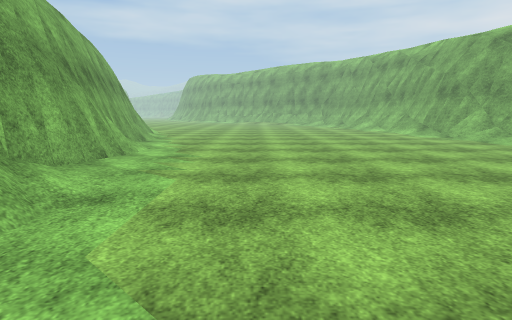
View 1 (above)

20 first-person views from a walk through a Unity game level. The camera is 1.3 m above the floor, tilts 8° down and sees 75° across. The floor is counted in squares, 1 m on a side. Each view is taken from the middle of a square. On the plan, view 1 faces up. The plan holds only what a view shows up to about 14 squares ahead; the rest is blank. The place goes on beyond the plan. Some trees and plants on the terrain are drawn as simple stand-ins. The player character is not drawn. Surface patterns are stand-ins for the level's own textures.

View 2
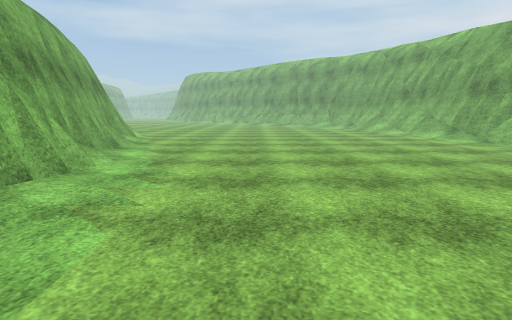

View 3
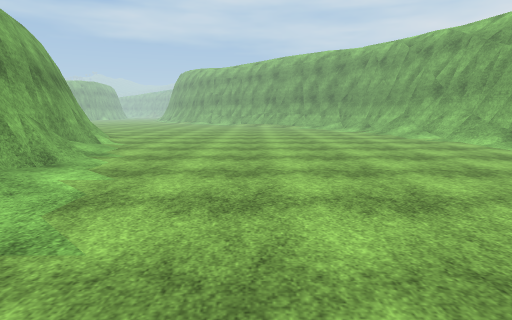

View 4
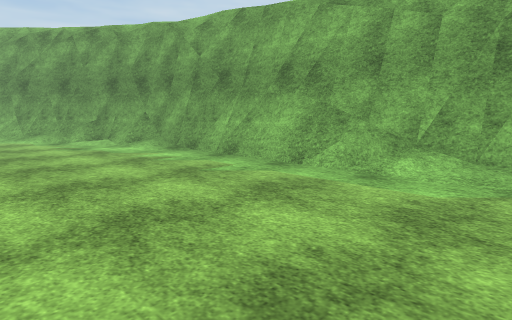

View 5
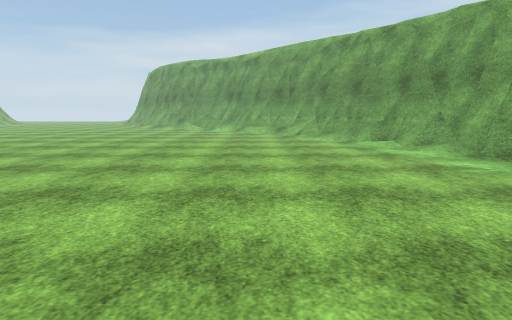

View 6
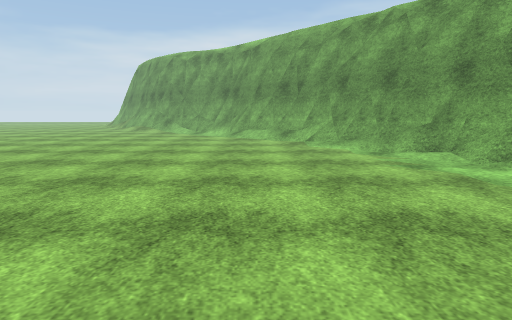

View 7
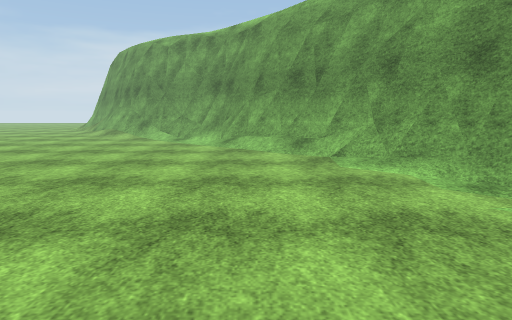

View 8
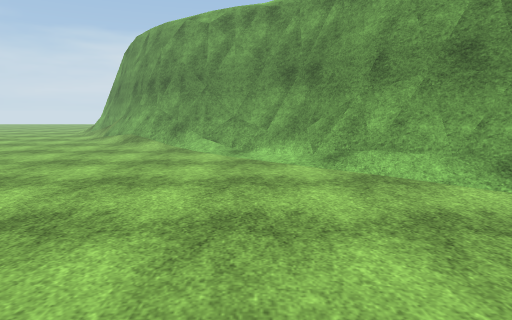

View 9
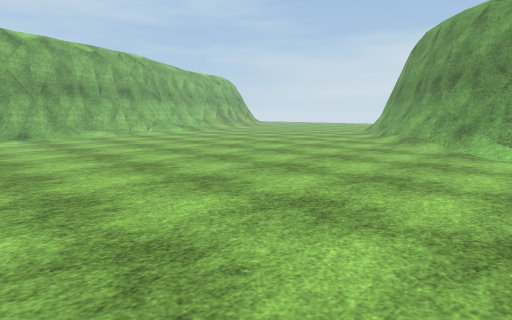

View 10
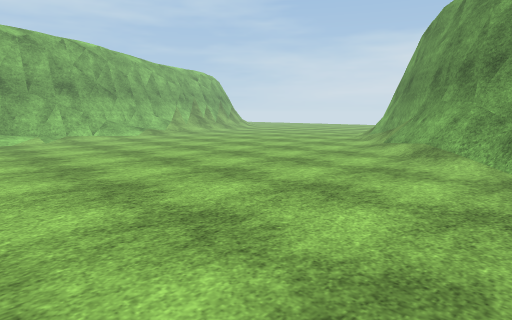

View 11
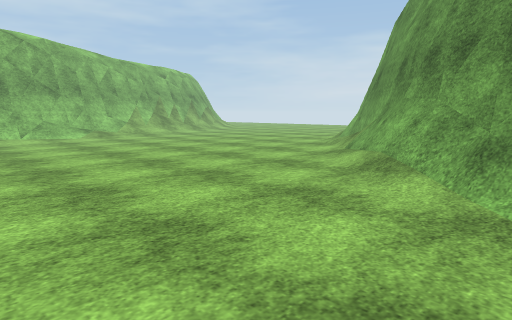

View 12
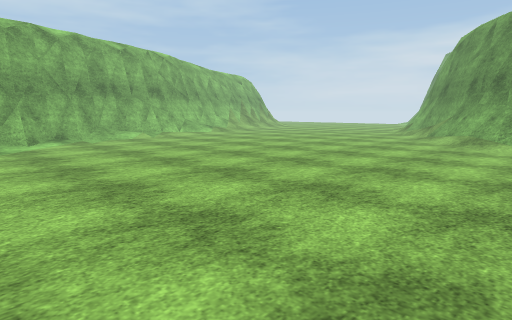

View 13
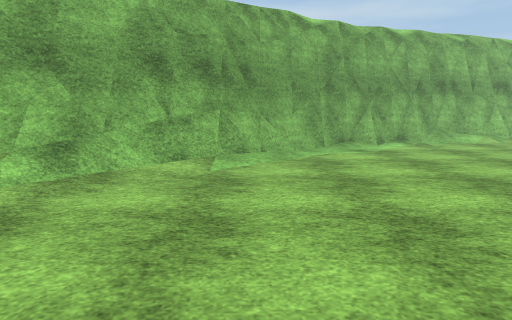

View 14
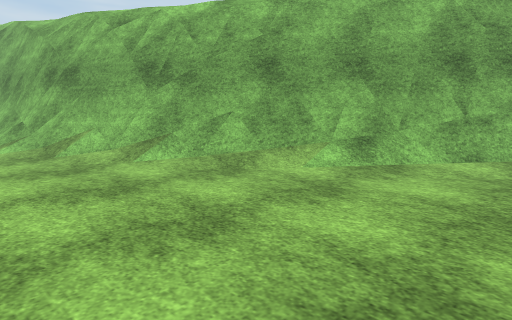

View 15
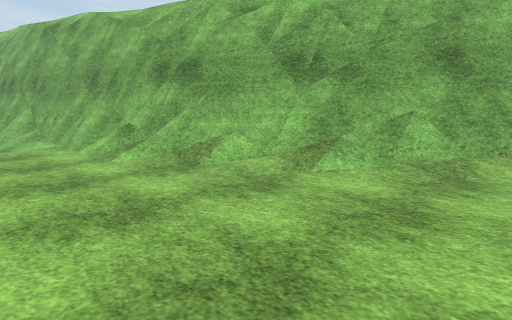

View 16
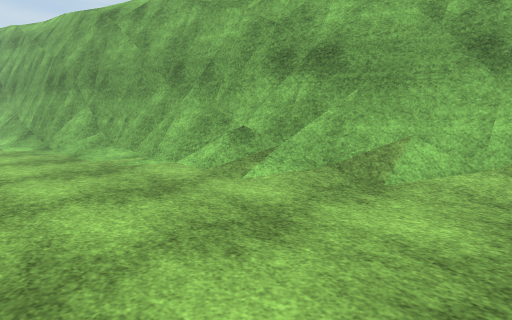

View 17
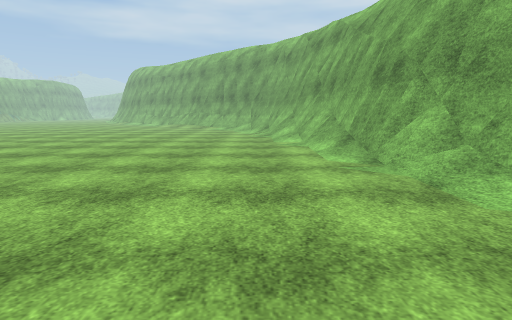

View 18
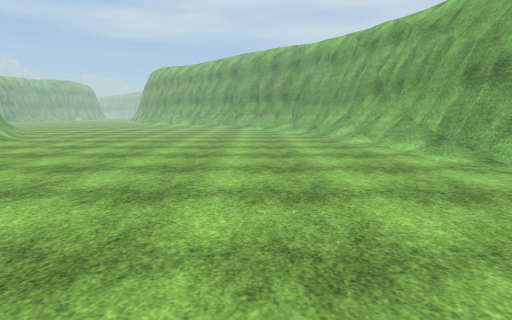

View 19
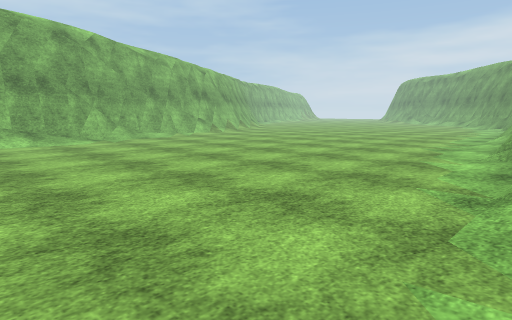

View 20
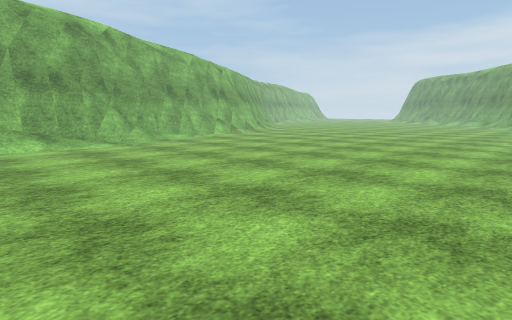

### Floor plan
Key: @ floor where view 1 was taken; # wall or solid block; . floor; / step, stairs or slope; = window, fence, low wall or low ledge; O other object.
Columns run from 6 left of view 1 to 26 right of it. Each row starts with its distance up from view 1.
 23 .............../##
 22 .............../##
 21 .............../=#
 20 /...............=#
 19 /...............=#
 18 /...............=#
 17 //..............###
 16 #/...............##
 15 #=.............../#
 14 #=.............../#
 13 #=................#
 12 ##................##
 11 ##=...............##
 10  #=.............../#
  9  ##.............../#
  8  ##.............../##
  7   #.............../##
  6   #/.............../##
  5   #/.............../###
  4   #/................/##
  3   #=................/=##
  2   ##................./###
  1   ##................../##
  0    #..@................/##
 -1    #....................O##
 -2    #..................../=##
 -3    #...................../###
 -4    #/...................../###
 -5    #=.......................##
 -6    ##........................##
 -7     #=........................##
 -8     ##........................=#
 -9     ##=........................##
-10      ##=......................./
-11       ##/.......................
-12       ##O/......................
-13        ##//...................../
-14         ##//..................../
-15          ##/...................
-16           ##/....................
-17           ##O/...................
-18            ##=/................
-19             ###//.............
-20              ###O/...........
-21                ###=.........

Positions as (right, up) in squares from view 1, and headings:
1: (0, 0), facing up
2: (0, 3), facing up
3: (0, 7), facing up
4: (4, 8), facing down-left
5: (4, 7), facing down
6: (4, 3), facing down
7: (4, -2), facing down
8: (7, -7), facing down
9: (7, -7), facing down-right
10: (9, -11), facing down-right
11: (9, -14), facing down-right
12: (9, -6), facing down-right
13: (11, -4), facing right
14: (10, -4), facing up-right
15: (8, 0), facing up-right
16: (7, 4), facing up-right
17: (7, 9), facing up
18: (4, 9), facing up
19: (-6, 23), facing down-right
20: (-4, 23), facing down-right
